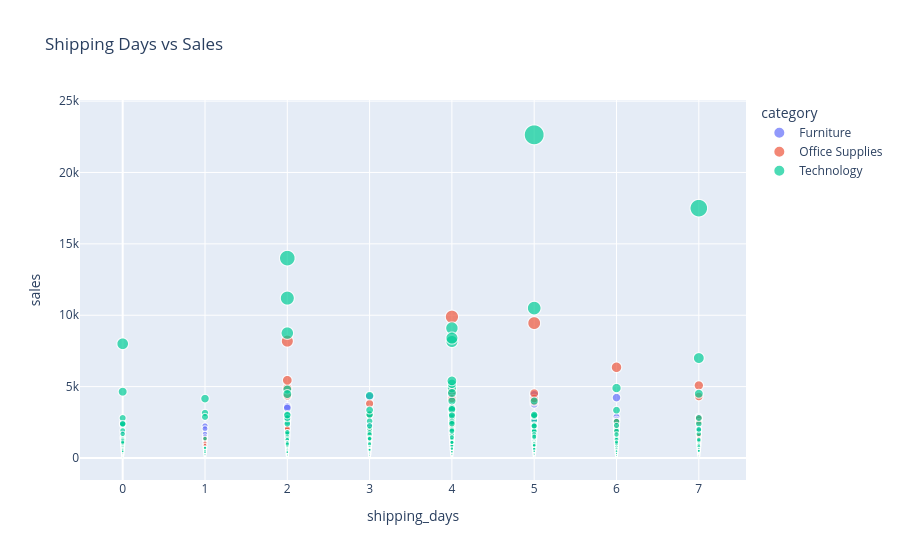

Write notebook code for a chart like this one.
### Code cell
fig = px.scatter(
    df,
    x="shipping_days",
    y="sales",
    color="category",
    size="sales",
    hover_name="customer_name",
    title="Shipping Days vs Sales"
)

fig.show()

### Figure 1 — Plotly figure (JSON) as saved in the notebook; plotly's stock layout.template omitted (floating-point values rounded to 4 significant figures; data arrays with more than 128 entries replaced by an {"elided": "..."} marker saying what was removed)
{"data": [{"hovertemplate": "<b>%{hovertext}</b><br><br>category=Furniture<br>shipping_days=%{x}<br>sales=%{marker.size}<extra></extra>", "hovertext": {"elided": "2078 str values"}, "legendgroup": "Furniture", "marker": {"color": "#636efa", "size": {"elided": "2078 float values"}, "sizemode": "area", "sizeref": 56.6, "symbol": "circle"}, "mode": "markers", "name": "Furniture", "showlegend": true, "type": "scattergl", "x": {"elided": "2078 int values"}, "xaxis": "x", "y": {"elided": "2078 float values"}, "yaxis": "y"}, {"hovertemplate": "<b>%{hovertext}</b><br><br>category=Office Supplies<br>shipping_days=%{x}<br>sales=%{marker.size}<extra></extra>", "hovertext": {"elided": "5909 str values"}, "legendgroup": "Office Supplies", "marker": {"color": "#EF553B", "size": {"elided": "5909 float values"}, "sizemode": "area", "sizeref": 56.6, "symbol": "circle"}, "mode": "markers", "name": "Office Supplies", "showlegend": true, "type": "scattergl", "x": {"elided": "5909 int values"}, "xaxis": "x", "y": {"elided": "5909 float values"}, "yaxis": "y"}, {"hovertemplate": "<b>%{hovertext}</b><br><br>category=Technology<br>shipping_days=%{x}<br>sales=%{marker.size}<extra></extra>", "hovertext": {"elided": "1813 str values"}, "legendgroup": "Technology", "marker": {"color": "#00cc96", "size": {"elided": "1813 float values"}, "sizemode": "area", "sizeref": 56.6, "symbol": "circle"}, "mode": "markers", "name": "Technology", "showlegend": true, "type": "scattergl", "x": {"elided": "1813 int values"}, "xaxis": "x", "y": {"elided": "1813 float values"}, "yaxis": "y"}], "layout": {"legend": {"itemsizing": "constant", "title": {"text": "category"}, "tracegroupgap": 0}, "title": {"text": "Shipping Days vs Sales"}, "xaxis": {"anchor": "y", "domain": [0, 1], "title": {"text": "shipping_days"}}, "yaxis": {"anchor": "x", "domain": [0, 1], "title": {"text": "sales"}}}}
